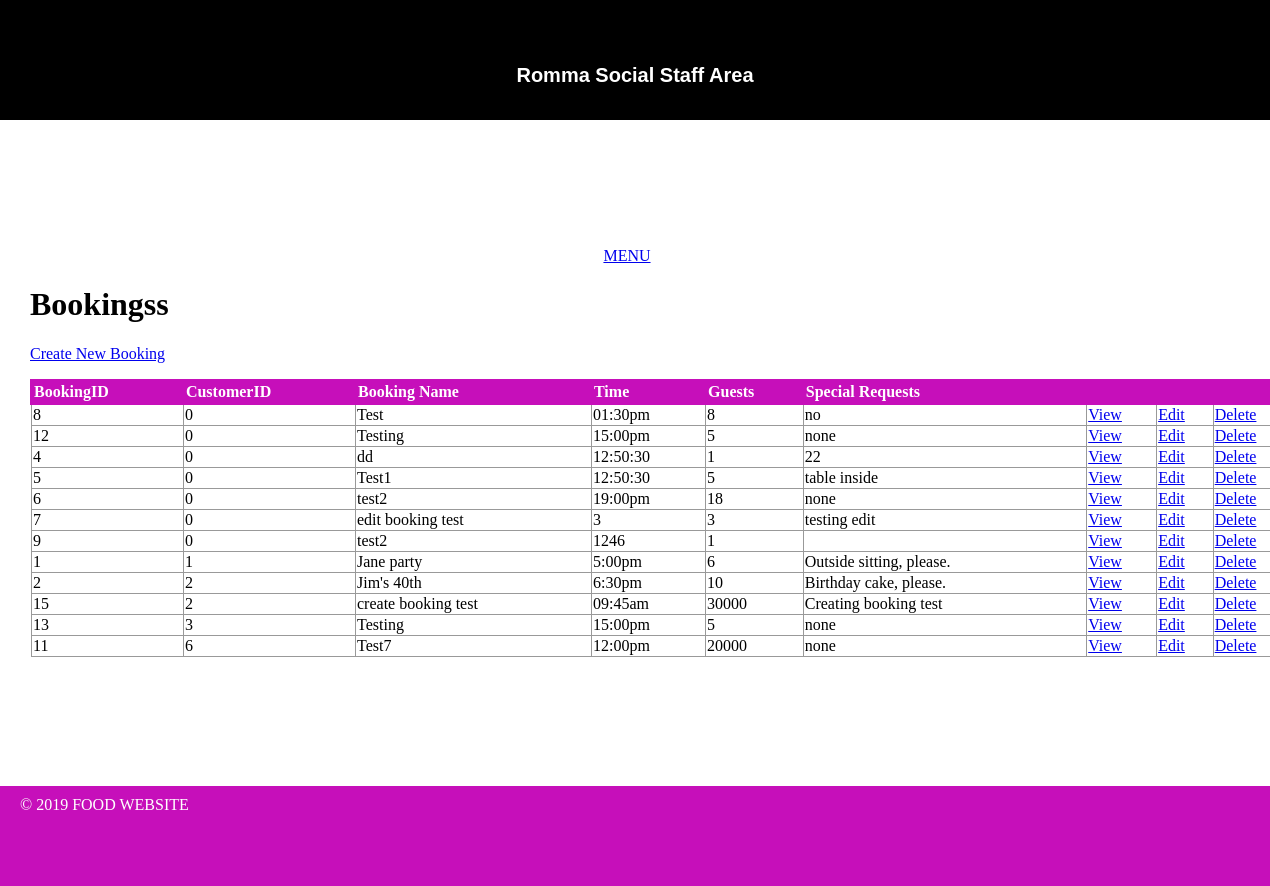
Page /romma_social/public/staff/booking/index.php on the committed database.
### tables this page shows
CREATE TABLE `booking` (
  `bookingID` int(11) NOT NULL,
  `customerID` int(11) NOT NULL,
  `booking_name` varchar(255) DEFAULT NULL,
  `booking_time` varchar(255) DEFAULT NULL,
  `guests` varchar(10) DEFAULT NULL,
  `special_requests` varchar(255) DEFAULT NULL
);

### romma_social/private/functions.php (called while the page is built, shortened)
<?php
function url_for($script_path) {
  return WWW_ROOT . $script_path;
}
function u($string="") {
  return urlencode($string);
}
function h($string="") {
  return htmlspecialchars($string);
}
?>

### romma_social/private/query_functions.php (called while the page is built, shortened)
<?php
  function find_all_bookings() {
    global $db;
    $sql = "SELECT * FROM booking ";
    $sql .= "ORDER BY customerID ASC";
    $result = mysqli_query($db, $sql);
    return $result;
  }
?>

### romma_social/public/staff/booking/index.php (the view, shortened to what this page needs)
<?php
  $booking_set = find_all_bookings();
?>
<?php include(SHARED_PATH . '/staff_header.php'); ?>
<div id="content">
  <div class="booking listing">
    <h1>Bookingss</h1>
    <div class="actions">
      <a class="action" href="<?php echo url_for('/staff/booking/new.php'); ?>">Create New Booking</a>
    </div>
  	<table class="list">
  	  <tr>
        <th>BookingID</th>
        <th>CustomerID</th>
        <th>Booking Name</th>
        <th>Time</th>
        <th>Guests</th>
  	    <th>Special Requests</th>
  	    <th>&nbsp;</th>
  	    <th>&nbsp;</th>
        <th>&nbsp;</th>
  	  </tr>
      <?php while($booking = mysqli_fetch_assoc($booking_set)) { ?>
        <tr>
          <td><?php echo h($booking['bookingID']); ?></td>
          <td><?php echo h($booking['customerID']); ?></td>
          <td><?php echo h($booking['booking_name']); ?></td>
          <td><?php echo h($booking['booking_time']); ?></td>
          <td><?php echo h($booking['guests']); ?></td>
    	  <td><?php echo h($booking['special_requests']); ?></td>
          <td><a class="action" href="<?php echo url_for('/staff/booking/show.php?id=' . h(u($booking['bookingID']))); ?>">View</a></td>
          <td><a class="action" href="<?php echo url_for('/staff/booking/edit.php?id=' . h(u($booking['bookingID']))); ?>">Edit</a></td>
          <td><a class="action" href="<?php echo url_for('/staff/booking/delete.php?id=' . h(u($booking['bookingID']))); ?>">Delete</a></td>
    	  </tr>
      <?php } ?>
  	</table>
  </div>
</div>
<?php include(SHARED_PATH . '/staff_footer.php'); ?>

### romma_social/public/stylesheets/staff.css (style rules this page uses)
html { height: 100%; width: 100%; }
body { height: 100%; width: 100%; margin: 0; padding: 0; }
#content { width: 100%; min-height: 500px; padding: 0 30px; }
.actions { margin-bottom: 1em; }
table { border-collapse: collapse; vertical-align: top; }
table.list { width: 100%; }
table.list tr td { border: 1px solid #999999; }
table.list tr th { border: 3px solid #c60fba; background: #c60fba; color: white; text-align: left; }

### rows in the picture
booking: bookingID "8", customerID "0", booking_name "Test", booking_time "01:30pm", guests "8", special_requests "no"
booking: bookingID "12", customerID "0", booking_name "Testing", booking_time "15:00pm", guests "5", special_requests "none"
booking: bookingID "4", customerID "0", booking_name "dd", booking_time "12:50:30", guests "1", special_requests "22"
booking: bookingID "5", customerID "0", booking_name "Test1", booking_time "12:50:30", guests "5", special_requests "table inside"
booking: bookingID "6", customerID "0", booking_name "test2", booking_time "19:00pm", guests "18", special_requests "none"
booking: bookingID "7", customerID "0", booking_name "edit booking test", booking_time "3", guests "3", special_requests "testing edit"
booking: bookingID "9", customerID "0", booking_name "test2", booking_time "1246", guests "1"
booking: bookingID "1", customerID "1", booking_name "Jane party", booking_time "5:00pm", guests "6", special_requests "Outside sitting, please."
booking: bookingID "2", customerID "2", booking_name "Jim's 40th", booking_time "6:30pm", guests "10", special_requests "Birthday cake, please."
booking: bookingID "15", customerID "2", booking_name "create booking test", booking_time "09:45am", guests "30000", special_requests "Creating booking test"
booking: bookingID "13", customerID "3", booking_name "Testing", booking_time "15:00pm", guests "5", special_requests "none"
booking: bookingID "11", customerID "6", booking_name "Test7", booking_time "12:00pm", guests "20000", special_requests "none"
